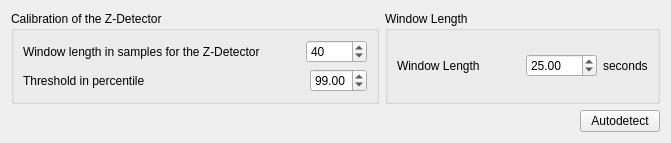
       <widget class="QWidget" name="findNoiseTab">
        <attribute name="title">
         <string>Find Noise</string>
        </attribute>
        <layout class="QVBoxLayout" name="verticalLayout">
         <item>
          <layout class="QHBoxLayout" name="horizontalLayout_13">
           <item>
            <widget class="QGroupBox" name="groupBox_5">
             <property name="title">
              <string>Calibration of the Z-Detector</string>
             </property>
             <layout class="QVBoxLayout" name="verticalLayout_5">
              <item>
               <layout class="QHBoxLayout" name="horizontalLayout_15">
                <item>
                 <widget class="QLabel" name="label_7">
                  <property name="text">
                   <string>Window length in samples for the Z-Detector</string>
                  </property>
                 </widget>
                </item>
                <item>
                 <spacer name="horizontalSpacer_8">
                  <property name="orientation">
                   <enum>Qt::Horizontal</enum>
                  </property>
                  <property name="sizeHint" stdset="0">
                   <size>
                    <width>40</width>
                    <height>20</height>
                   </size>
                  </property>
                 </spacer>
                </item>
                <item>
                 <widget class="QSpinBox" name="zDetectorSpinBox">
                  <property name="minimum">
                   <number>10</number>
                  </property>
                  <property name="maximum">
                   <number>99999</number>
                  </property>
                  <property name="value">
                   <number>40</number>
                  </property>
                 </widget>
                </item>
               </layout>
              </item>
              <item>
               <layout class="QHBoxLayout" name="horizontalLayout_17">
                <item>
                 <widget class="QLabel" name="label_8">
                  <property name="text">
                   <string>Threshold in percentile</string>
                  </property>
                 </widget>
                </item>
                <item>
                 <spacer name="horizontalSpacer_10">
                  <property name="orientation">
                   <enum>Qt::Horizontal</enum>
                  </property>
                  <property name="sizeHint" stdset="0">
                   <size>
                    <width>40</width>
                    <height>20</height>
                   </size>
                  </property>
                 </spacer>
                </item>
                <item>
                 <widget class="QDoubleSpinBox" name="thresholdSpinBox">
                  <property name="value">
                   <double>99.000000000000000</double>
                  </property>
                 </widget>
                </item>
               </layout>
              </item>
             </layout>
            </widget>
           </item>
           <item>
            <widget class="QGroupBox" name="groupBox_6">
             <property name="title">
              <string>Window Length</string>
             </property>
             <layout class="QVBoxLayout" name="verticalLayout_8">
              <item>
               <layout class="QHBoxLayout" name="horizontalLayout_14">
                <item>
                 <widget class="QLabel" name="label_6">
                  <property name="text">
                   <string>Window Length</string>
                  </property>
                 </widget>
                </item>
                <item>
                 <spacer name="horizontalSpacer_7">
                  <property name="orientation">
                   <enum>Qt::Horizontal</enum>
                  </property>
                  <property name="sizeHint" stdset="0">
                   <size>
                    <width>40</width>
                    <height>20</height>
                   </size>
                  </property>
                 </spacer>
                </item>
                <item>
                 <widget class="QDoubleSpinBox" name="windowLengthSpinBox">
                  <property name="minimum">
                   <double>1.000000000000000</double>
                  </property>
                  <property name="maximum">
                   <double>9999.000000000000000</double>
                  </property>
                  <property name="value">
                   <double>25.000000000000000</double>
                  </property>
                 </widget>
                </item>
                <item>
                 <widget class="QLabel" name="label_13">
                  <property name="text">
                   <string>seconds</string>
                  </property>
                 </widget>
                </item>
               </layout>
              </item>
             </layout>
            </widget>
           </item>
          </layout>
         </item>
         <item>
          <layout class="QHBoxLayout" name="horizontalLayout_16">
           <item>
            <spacer name="horizontalSpacer_9">
             <property name="orientation">
              <enum>Qt::Horizontal</enum>
             </property>
             <property name="sizeHint" stdset="0">
              <size>
               <width>40</width>
               <height>20</height>
              </size>
             </property>
            </spacer>
           </item>
           <item>
            <widget class="QPushButton" name="findNoiseButton">
             <property name="text">
              <string>Autodetect</string>
             </property>
            </widget>
           </item>
          </layout>
         </item>
        </layout>
       </widget>
